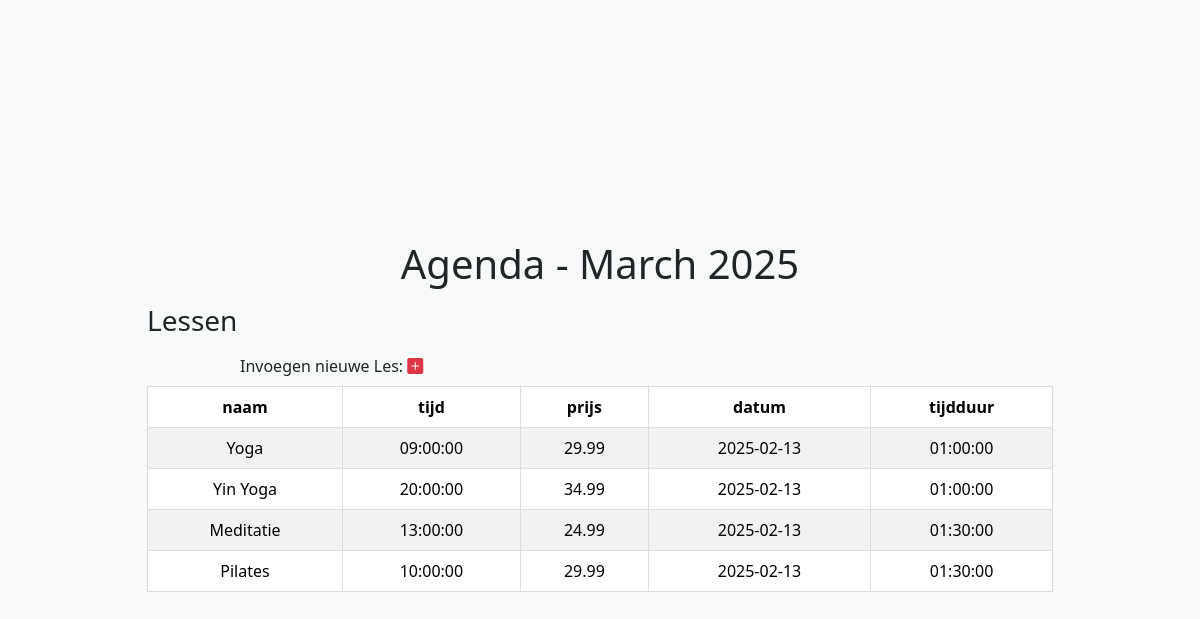
Screenshot of /lessen/Lessen.php with the database file from the repository.
### tables this page shows
CREATE TABLE Lessen	 
(
    les_id              INT                     NOT NULL                    PRIMARY KEY AUTO_INCREMENT,
    naam                VARCHAR(50)             NOT NULL,
    tijd                TIME                    NOT NULL, 
    prijs               DECIMAL(5,2)            NOT NULL,
    datum               DATE                    NOT NULL, 
    tijdduur            TIME                    NOT NULL,
    MinAantalPersonen   TINYINT                 NOT NULL,   
    MaxAantalPersonen   TINYINT                 NOT NULL,
    Beschikbaarheid     VARCHAR(50)             NOT NULL,
    IsActief            BIT                     NOT NULL, 
    Opmerking           VARCHAR(250)            NOT NULL,
    DatumAangemaakt     DATETIME                NOT NULL,
    DatumGewijzigd      DATETIME                NOT NULL
);

### lessen/Lessen.php (the view, shortened to what this page needs)
<?php
$servername = "localhost";
$username = "root";
$password = "";
$dbname = "FitForFun";
$conn = new mysqli($servername, $username, $password, $dbname);
$lessen = [];
$lessenResult = $conn->query("SELECT * FROM Lessen");
if ($lessenResult) {
    while ($lessenRow = $lessenResult->fetch_object()) {
        $lessen[] = $lessenRow;
    }
}
?>
<!doctype html>
<html lang="nl">
<head>
    <link href="https://cdn.jsdelivr.net/npm/bootstrap@5.3.3/dist/css/bootstrap.min.css" rel="stylesheet">
    <link rel="stylesheet" href="Lessen.css">
    <link rel="stylesheet" href="https://cdn.jsdelivr.net/npm/bootstrap-icons@1.11.3/font/bootstrap-icons.min.css">
</head>
<body>
    <div class="container mt-5">
        <h1 class="text-center">Agenda - <?= date('F Y'); ?></h1>
        <div class="container mt-3">
            <div class="row">
                <div class="col-1"></div>
                <div class="col-10">
                    <h3>Lessen</h3>
                    </div>
                <div class="col-1"></div>
            </div>
            <div class="row my-2">
            <div class="col-2"></div>
            <div class="col-8">
                Invoegen nieuwe Les:
                <a href="addlessen.php"><i class="bi bi-plus-square-fill text-danger"></i></a>
                </div>
            <div class="col-2"></div>
        </div>
            <div class="row">
                <div class="col-1"></div>
                <div class="col-10">
                    <table class="table table-striped">
                        <thead>
                            <tr>
                                <th>naam</th>
                                <th>tijd</th>
                                <th>prijs</th>
                                <th>datum</th>
                                <th>tijdduur</th>
                            </tr>
                        </thead>
                        <tbody>
                            <?php foreach($lessen as $les) : ?>
                                <tr>
                                    <td><?= $les->naam ?></td>
                                    <td><?= $les->tijd ?></td>
                                    <td><?= $les->prijs ?></td>
                                    <td><?= $les->datum ?></td>
                                    <td><?= $les->tijdduur ?></td>
                                </tr>
                            <?php endforeach; ?>
                        </tbody>
                    </table>
                </div>
                <div class="col-1"></div>
            </div>
        </div>
    </div>
</body>
</html>

### lessen/lessen.css (style rules this page uses)
body { background-color: #f8f9fa; display: flex; justify-content: center; align-items: center; height: 100vh; }
table { width: 100%; border-collapse: collapse; }
td, th { border: 1px solid #ddd; padding: 10px; text-align: center; cursor: pointer; }

### rows the page displays
lessen: naam "Yoga", tijd "09:00:00", prijs "29.99", datum "2025-02-13", tijdduur "01:00:00"
lessen: naam "Yin Yoga", tijd "20:00:00", prijs "34.99", datum "2025-02-13", tijdduur "01:00:00"
lessen: naam "Meditatie", tijd "13:00:00", prijs "24.99", datum "2025-02-13", tijdduur "01:30:00"
lessen: naam "Pilates", tijd "10:00:00", prijs "29.99", datum "2025-02-13", tijdduur "01:30:00"
